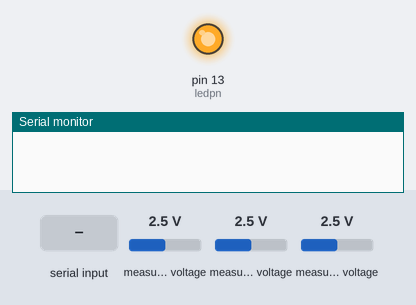
Bench run of a sketch on a simulated Arduino Uno, built with avr-gcc and run on an emulated ATmega328P. Parts: output pins drawn as LEDs (lit = HIGH), the last lines printed to the serial monitor. The test bench sets the inputs (shaded band); at power-on: measured voltage 2.5 V. EEPROM starts erased.

Above: at 0.1 s.
At 2.7 s:
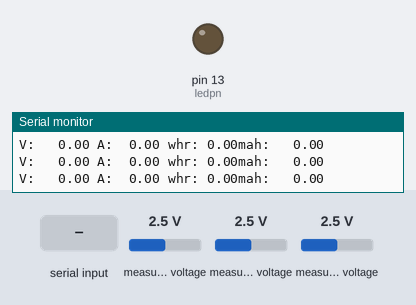
2.8 s: "k" received over Serial
4.4 s: "p" received over Serial
7.4 s: "c" received over Serial
Timing chart, 0 to 10.4 s (numbered marks = the images above; inputs shaded):
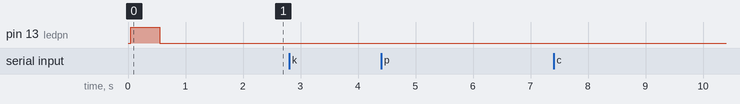

The sketch:

PMS_BMS2.ino
```cpp
#include<Arduino.h>
#include <Wire.h>
#include <Adafruit_ADS1015.h>
#include <EEPROM.h>
#include <mcp2515.h>

#define IDLE_AMPS_VALUE -0.05

// TO check whether eeprom value is not a number
#define isnan(n) (n!=n)?true:false

MCP2515 mcp2515(10);
MCP2515 bmsside(9);

struct can_frame canMsg;
struct can_frame canMsg1;
struct can_frame canMsg2;

#define ledpn 13
float amps_true = 0.0;
float voltage_true = 0.0;
float bms_amps_true = 0.0;
float bms_voltage_true = 0.0;
int soc=0;
int voltage_true_a, voltage_true_b, voltage_true_fin;

unsigned long a, b, c;
long double calc, wattsec, ampsec;

float Voltage = 0.0;
float watts;
double watthour = 0;
double amphour = 0;
double watthour_rom = 0;
double amphour_rom = 0;
double watthour_preset = 3758;
double amphour_preset = 52200;
byte amps_true_send_a;
byte amps_true_send_b;
byte amps_true_send_c;
byte amps_true_send_d;
long amphour_preset_a, amphour_preset_b, amphour_preset_c, amphour_preset_d;
long watthour_preset_a, watthour_preset_b, watthour_preset_c, watthour_preset_d;

long watthour_a, watthour_b, watthour_c, watthour_d, watthour_fin;
long amphour_a, amphour_b, amphour_c, amphour_d, amphour_fin;

unsigned long canMessageTimer, canMessageTimerDelay = 50;

int security = 3;
int i;
double offsetTemp = 0;
Adafruit_ADS1115 ads(0x49);

bool ignitionStatus = true;
bool isACOn = true;
bool needToCalibrate = false;
double calibrationOffset = 0.1937;
unsigned long calibrationTimer = 0;
unsigned long calibrationInterval = 100;
float calibrationValues[15];
int calibrationIndex = 0;

void sender();
void commands();
void bmsvalues();
void session();
void wattcalc();
void checkCurrentCalibration();

void setup() {
  Serial.begin(9600);
  // watthour=watthour_preset;
  //Presetting code
//  EEPROM.put(20, watthour_preset);
//  EEPROM.put(40, amphour_preset);
//  watthour_preset = 2462;
//  amphour_preset = 41608;
//  EEPROM.put(0, watthour_preset);
//  EEPROM.put(10, amphour_preset);
//  while(true){}

  double watthr_rom_temp;
  double amphr_rom_temp;
  EEPROM.get( 0, watthr_rom_temp);
  EEPROM.get(10, amphr_rom_temp);
  if(!isnan(watthr_rom_temp)) {
    watthour_rom = watthr_rom_temp;
  } else {
    watthour_rom = 0;
    EEPROM.put( 0, 0);
  }
  if(!isnan(amphr_rom_temp)) {
    amphour_rom = amphr_rom_temp;
  } else {
    amphour_rom = 0;
    EEPROM.put( 10, 0);
  }

  double watthr_preset_temp;
  double amphr_preset_temp;
  EEPROM.get( 20, watthr_preset_temp);
  EEPROM.get(40, amphr_preset_temp);

  if(!isnan(watthr_preset_temp)) {
    watthour_preset = watthr_preset_temp;
  } else {
    EEPROM.put(20, watthour_preset);
  }

  if(!isnan(amphr_preset_temp)) {
    amphour_preset = amphr_preset_temp;
  } else {
    EEPROM.put(40, amphour_preset);
  }

  double offsetTemp = 0;
  EEPROM.get(50, offsetTemp);
  if(!isnan(offsetTemp)) {
    calibrationOffset = offsetTemp;
  } else {
    EEPROM.put(50, calibrationOffset);
  }
  //Serial.print("Current Calibration Offset = ");
  //Serial.println(calibrationOffset);
  //watthour_rom=8736;
//  amphour_rom = 46000;
  ads.begin();

  // initialize MCP (CAN)
  mcp2515.reset();
  bmsside.reset();
  mcp2515.setBitrate(CAN_1000KBPS);
  bmsside.setBitrate(CAN_500KBPS);
  mcp2515.setNormalMode();
  bmsside.setNormalMode();

  // Initialize Outputs
  pinMode(ledpn, OUTPUT);
  digitalWrite(ledpn, HIGH);
  delay(500);
  digitalWrite(ledpn, LOW);

  // Initialize CAN messages
  canMsg1.can_id  = 0x095;
  canMsg1.can_dlc = 8;

  canMsg2.can_id  = 0x096;
  canMsg2.can_dlc = 7;

  delay(1000);
  canMessageTimer = millis();

}

void loop()
{

  // Put watthour and amphour in EEPROM
  EEPROM.put( 0, watthour);
  EEPROM.put(10, amphour);
  // bmsvalues();
  wattcalc();
  //secure();
  session();
  checkCurrentCalibration();

  // Keep sending the CAN message after some delay
  if(millis() - canMessageTimer >= canMessageTimerDelay) {
    bmsvalues();
    sender();
    canMessageTimer = millis();
  }

  commands();

}

// Code to Callibrate CT if values are Drifted too much
void checkCurrentCalibration() {

  // return in no need to calibrate
  if(!needToCalibrate) {
    return;
  }

  // Do not attempt to calibrate if ignition is ON
  if(ignitionStatus) {
    Serial.println("Ignition On Detected skipping Calibration...");
    calibrationInterval = millis();
    calibrationIndex = 0;
    return;
  }

  // Do not attempt to calibrate if charger is ON
  if(isACOn) {
    Serial.println("Charger Detected skipping Calibration...");
    calibrationInterval = millis();
    calibrationIndex = 0;
    return;
  }

  // Useless... just to debug that it has started to attempt calibration
  if(calibrationIndex == 0) {
    Serial.println("Attempting to Calibrate...");
  }

  //G9et the current value after some interval
  if(abs(millis() - calibrationTimer) >= calibrationInterval) {

    // store the current value at that instance in array and reset the timer
    calibrationTimer = millis();

    // subtract previously calibrated offset from current to get the value without any offset
    calibrationValues[calibrationIndex] = amps_true - calibrationOffset;
    //Increment the array pointer
    calibrationIndex = (calibrationIndex + 1) % 15;

    // Stuff to do when we get 10 current values. i.e. the array is full
    if(calibrationIndex >= 10) {
      // get average of all the values in the array
      offsetTemp = 0;
      for(i = 0; i < 10; i++) {
        offsetTemp += calibrationValues[i];
      }
      offsetTemp = offsetTemp / 10.0;

      // current_value_with_offset = current_value_without_offset + offset
      // IDLE_VALUE = value we got by averaging the array + offet we need to get the idle value
      // -> offet we need to get the idle value = IDLE_VALUE - value we got by averaging the array
      offsetTemp = IDLE_AMPS_VALUE - offsetTemp;
      calibrationOffset = offsetTemp;
      // store the offset value in the EEPROM
      EEPROM.put(50, calibrationOffset);
      calibrationIndex = 0;                   // reset the array pointer
      needToCalibrate = false;                // clear the need to calibrate flag
    }
  }
}


void sender()
{
  //split the voltage values so that we can send it on CAN (8 bit ka limit he)
  voltage_true_fin = voltage_true * 100;
  voltage_true_a = voltage_true_fin & 0b0000000011111111;
  voltage_true_b = (voltage_true_fin >> 8) & 0b0000000011111111;

  // again same for watthour
  watthour_fin = watthour * 100;
  watthour_a = (watthour_fin & 0x000000FF);
  watthour_b = (watthour_fin & 0x0000FF00) >> 8;
  watthour_c = (watthour_fin & 0x00FF0000) >> 16;
  watthour_d = (watthour_fin & 0xFF000000) >> 24;

 // don't know ye kya he contact Elnino Rosario or Rahul Maurya
  amphour_fin = amphour * 100;

  // to monitor values using bluetooth
  // Serial.print(" Amp hour:   ");
  // Serial.print(amphour_fin);

  //printnaidekhna
  Serial.print("V:   ");
  Serial.print(voltage_true);
  Serial.print(" ");
  Serial.print("A:  ");
  Serial.print(amps_true);
  Serial.print(" ");

  Serial.print("whr: ");
  Serial.print(watthour);
  Serial.print("mah:   ");
  Serial.println(amphour);

  //split the amphour values so that we can send it on CAN (8 bit ka limit he)
  amphour_a = (amphour_fin & 0x000000FF);
  amphour_b = (amphour_fin & 0x0000FF00) >> 8;
  amphour_c = (amphour_fin & 0x00FF0000) >> 16;
  amphour_d = (amphour_fin & 0xFF000000) >> 24;

  // assign the values to can data bytes
  canMsg1.data[0] = watthour_a;
  canMsg1.data[1] = watthour_b;
  canMsg1.data[2] = watthour_c;
  canMsg1.data[3] = watthour_d;
  canMsg1.data[4] = amphour_a;
  canMsg1.data[5] = amphour_b;
  canMsg1.data[6] = amphour_c;
  canMsg1.data[7] = amphour_d;

  canMsg2.data[0] = voltage_true_a;
  canMsg2.data[1] = voltage_true_b;

//split the current values so that we can send it on CAN (8 bit ka limit he) (idar wapis kiya he coz upar wale method me issue tha overflow ka)
  float amps_true_temp = amps_true * 1000.0;
  amps_true_send_a = (int32_t)amps_true_temp & 0xFF;
  amps_true_send_b = ((int32_t)amps_true_temp & 0xFF00) >> 8;
  amps_true_send_c = ((int32_t)amps_true_temp & 0xFF0000) >> 16;
  amps_true_send_d = ((int32_t)amps_true_temp & 0xFF000000) >> 24;
//  //Serial.print(" Current Fin A:  ");
//  //Serial.print(amps_true_send_a);
//  //Serial.print(" ");
//  //Serial.print(" Current Fin B:  ");
//  //Serial.print(amps_true_send_b);
//  //Serial.print(" ");
//  //Serial.print(" Current Fin C:  ");
//  //Serial.print(amps_true_send_c);
//  //Serial.print(" ");
//  //Serial.print(" Current Fin D:  ");
//  //Serial.print(amps_true_send_d);
//  //Serial.print(" ");
//  //Serial.print(" Current Fin Reverted:  ");
//  //Serial.print((float)(amps_true_send_a | (amps_true_send_b << 8) | (amps_true_send_c << 16) | (amps_true_send_d << 24)) /1000.0);
//  Serial.println(" ");
// assign the values to can data bytes
  canMsg2.data[2] = amps_true_send_a;
  canMsg2.data[3] = amps_true_send_b;
  canMsg2.data[6] = amps_true_send_c;
  canMsg2.data[5] = amps_true_send_d;

  //  canMsg2.data[5] = ;
  //  canMsg2.data[6] = ;
  //  canMsg2.data[7] = ;

  // send the messasges on CAN
  mcp2515.sendMessage(&canMsg1);
  mcp2515.sendMessage(&canMsg2);


  //  amphour=amphour+0.001;
    //watthour=watthour_preset;
}


void bmsvalues()
{
  if (bmsside.readMessage(&canMsg) == MCP2515::ERROR_OK) {
    if(canMsg.can_id==0x98FF28F4){


      for (int i = 0; i<canMsg.can_dlc; i++)  {  // print the data

      bms_amps_true=(5000-((256.0*canMsg.data[3])+canMsg.data[2]))/10.0;//BMS wala ncurrent
      // Serial.print(bms_amps_true);
      // Serial.print("  ");
      bms_voltage_true=(((256.0*canMsg.data[5])+canMsg.data[4]))/10.0;//BMS wala Voltage
      // Serial.println(bms_voltage_true);
      soc=canMsg.data[1];//SOC
      // Serial.println(soc);

      }
    }
  }
}


//Function to read CAN data
void commands()
{


  if (mcp2515.readMessage(&canMsg) == MCP2515::ERROR_OK)
  {
    // to change the preset values
    if(canMsg.can_id == 0x97) {
      amphour_preset_a = canMsg.data[0];
      amphour_preset_b = canMsg.data[1];
      amphour_preset_c = canMsg.data[2];
      amphour_preset_d = canMsg.data[3];
      watthour_preset_a = canMsg.data[4];
      watthour_preset_b = canMsg.data[5];
      watthour_preset_c = canMsg.data[6];
      watthour_preset_d = canMsg.data[7];

      double amphour_temp, watthour_temp;
      amphour_temp = amphour_preset_a + (amphour_preset_b << 8) + (amphour_preset_c << 16) + (amphour_preset_d << 24);
      watthour_temp = watthour_preset_a + (watthour_preset_b << 8) + (watthour_preset_c << 16) + (watthour_preset_d << 24);

      watthour_preset = watthour_temp;
      amphour_preset = amphour_temp;

      watthour_rom = watthour_preset;
      amphour_rom = amphour_preset;

      EEPROM.put(20,watthour_preset);
      EEPROM.put(40,amphour_preset);
    }

    // reading ignition and charging status for calibration purposes
    if(canMsg.can_id == 0x072) {
      ignitionStatus = canMsg.data[1] & 0x01;
      isACOn = canMsg.data[1] & 0x02;

      //Calibration related
      // check whether ignition and charging is not on
      if(!ignitionStatus && !isACOn) {
        // if both of them are not on then check the current value, if the values are outside the threshold then we need to calibrate
        if(amps_true < IDLE_AMPS_VALUE*2.5 || amps_true > 0) {
          if(!needToCalibrate) {
            needToCalibrate = true;
            calibrationTimer = millis();
            calibrationIndex = 0;
          }
        }
      }
    }

    // don't know this contact Elnino Rosario or Rahul Maurya
    // probably to clear/preset the amphour values using CAN, and the relay stuff is not used now
    if (canMsg.can_id == 0x045)
    {

      if (canMsg.data[1] == 5)
      {
        wattsec = 0;
        ampsec = 0;
        watthour_rom = 0;
        amphour_rom = 0;
        amphour = 0;
        watthour = 0;
        EEPROM.put(0,0);
        EEPROM.put(10,0);
        //Serial.println("you asked for this on CAN .............................................. the data is gone forever..............................................");
      }
      if (canMsg.data[1] == 6)
      {
        EEPROM.put(0,watthour_preset);
        EEPROM.put(10,amphour_preset);
        watthour_rom = watthour_preset;
        amphour_rom = amphour_preset;
        wattsec = 0;
        ampsec = 0;
        watthour = watthour_preset;
        amphour = amphour_preset;
        //Serial.println("Presetted aka full charge.....");
      }
      if (canMsg.data[1] == 7)
      {
        EEPROM.put(20, watthour);
        EEPROM.put(40, amphour);
        //Serial.println("Preset sets to this value from Can");
      }

    }


  }
}

unsigned long timee;

// function to do stuff from serial monitor
void session()
{
  if (Serial.available() && security == 3)
  {
    i = Serial.read();

    // clear the amphour and watthour values
    if (i == 'c' && security)
    {
      wattsec = 0;
      ampsec = 0;
      watthour_rom = 0;
      amphour_rom = 0;
      amphour = 0;
      watthour = 0;
      EEPROM.put(0,0);
      EEPROM.put(10,0);
      //Serial.println("you asked for this .............................................. the data is gone forever..............................................");
    }

    // force calibrate (note: this won't force calibrate if ignition or charging is on, it will start calibratin after both of these are turned off)
    if (i == 'k' && security)
    {
      //Serial.println("--------------------------------Forcing Current Calibration--------------------------------------------");
      //Serial.println("Calibration Will Start if the ignition is off!");
      needToCalibrate = true;
      calibrationTimer = millis();
      calibrationIndex = 0;

    }

    // set amphour and watthour values to the preset values
    if (i == 'p' && security)
    {
      EEPROM.put(0,watthour_preset);
      EEPROM.put(10,amphour_preset);
      watthour_rom = watthour_preset;
      amphour_rom = amphour_preset;
      wattsec = 0;
      ampsec = 0;
      watthour = watthour_preset;
      amphour = amphour_preset;
      //Serial.println("you asked for preset .............................................. the data is gone forever..............................................");

    }

    // no clue the purpose of this probably useless
    if (i == 'T' || i == 't')
    { security = 0;
      //Serial.println("your session has been terminated Sucessfully for further queries contact Earth Energy EV \n The readings obtained Were: \nVoltage Current Watthour and amphour Respectively");

    }
  }
}

double ampsArr[5];
int ampsArrPointer = 0;

// most important function to calculate all the values
void wattcalc()
{
  a = millis();
  c = a - b;
  b = a;
  uint16_t adc0, adc1, adcv; // we read from the ADC, we have a sixteen bit integer as a result

  // read the adc values
  // adc0 = current adc value
  // adc1 = adc of voltage reference given to CT
  // adcv = adc of voltage of battery
  adc0 = ads.readADC_SingleEnded(0);
  adc1 = ads.readADC_SingleEnded(1);
  adcv = ads.readADC_SingleEnded(2) + 15;

  // amps1 = ((Voltage * 1000.0 + 3.19) * 5) / 99.75;
  // amps1 = (Voltage + 124) * 5 / calibrationScale + calibrationOffset; // 280 - 0.91; // 160 + 0.95;
//  double dummy = map(adc0, 11550.0, 15150.0, -300.0, 300.0);

  // take the difference of current adc value and reference value
  double raw = adc0;
  double rawVref = adc1;
  double diff = rawVref - raw;
//  double dummy = (13350 - raw) / 34.0;
//  double dummy = 0.0295*diff + 0.2204;

  // refer to CT_Calibration_data.xlsx for the derivation of this equation
  double dummy = 0.0000000006*diff*diff*diff + 0.0000006*diff*diff + 0.0294*diff + calibrationOffset;

//  if(dummy > 0) {
//    dummy += 0.14;
//  } else {
//    dummy += 0.1;
//  }

  // average out last 5 current values
  // ampsArr[ampsArrPointer] = dummy;
  // ampsArrPointer = (ampsArrPointer + 1) % 5;
  // double averagedAmps = 0;
  // for(int i = 0; i < 5; i++) {
  //   averagedAmps += ampsArr[i];
  // }
  // averagedAmps = averagedAmps / 5.0;

  amps_true = bms_amps_true; //idar
  // if(amps_true < 0.09 && amps_true > -0.15) {
  //   amps_true = -0.01;
  // }
  ////Serial.println(amps1);
//  if(amps_true > calibrationIgnitionOffValue + 0.5 || amps_true < calibrationIgnitionOffValue - 0.5) {
//    isCalibrated = false;
//  }
//  if ((amps1 >= -0.10 && amps1 <= 0.10 ) || amps1 > 300)
//  {
//    amps_true = 0;
//  }


  // read and convert voltage values from adc value to Volts
  // Voltage = ((adcv));
  // Voltage = Voltage ;
  // voltage_true = (Voltage - 13) * 30 / 7622;
  voltage_true = bms_voltage_true;// idar
  watts = voltage_true * amps_true;

  if ((Voltage <= 10))
    watts = 0;
  calc = c * watts;

  // calc = watt-millisecond
  // keep on adding calc into wattsec every loop
  // similar logic for amp-millisecond
  wattsec = wattsec + calc; //millisecond actually
  ampsec = ampsec + c * amps_true; //milli second actually

  // convert to watt-hour and milliamp-hour
  watthour = watthour_rom + wattsec / 3600000.0;
  amphour = amphour_rom + ampsec / 3600.0; //milliamp hour actually

 // constrain amp-hour and watt-hour in between 0 and the respective preset values.
  watthour = constrain(watthour, 0, watthour_preset);
  amphour = constrain(amphour, 0, amphour_preset);
}
```
